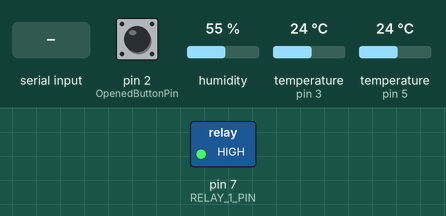
This sketch was run on a simulated Arduino Uno, built with avr-gcc and run on an emulated ATmega328P. Shown: switched loads named in the sketch (green lamp = pin HIGH). Wiring (inferred from the names in the program): DHT11 sensor: data pin 5. Inputs (shaded band) come from the test bench; at power-on: pin 2 (OpenedButtonPin) LOW, humidity 55 %, temperature (sensors on pin 3, pin 5) 24 °C. What the sketch prints to the serial monitor is not drawn.

Above: at 1.2 s.
1.3 s: "(RL1:1)" received over Serial
At 4.0 s:
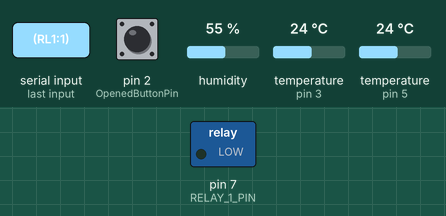
9.0 s: "(RL1:0)" received over Serial
At 12.0 s:
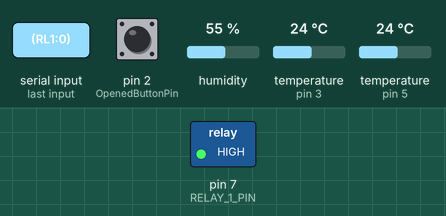
Timing chart, 0 to 13.5 s (numbered marks = the images above; inputs shaded):
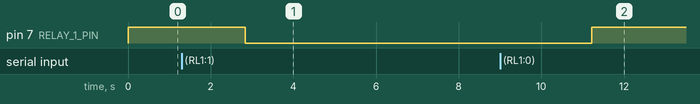

Measured:
- after the input at 1.3 s, pin 7 (RELAY_1_PIN): HIGH → LOW after 1.5 s
- after the input at 9.0 s, pin 7 (RELAY_1_PIN): LOW → HIGH after 2.2 s

The sketch:

objective_dome.ino
```cpp
//////////////////////////////////////////////////////////////////////////////////////////////////////////////////////////////////////////////////////
// Objective Dome
// Device by Oleg Milantiev
// http://astro.milantiev.com
// Firmware by Boris Emchenko
// http://astromania.info
//////////////////////////////////////////////////////////////////////////////////////////////////////////////////////////////////////////////////////
// Changes:
//   ver 0.1a [26 644/29 834] - first version
//////////////////////////////////////////////////////////////////////////////////////////////////////////////////////////////////////////////////////
#include <DHT.h> //for DHT22
#include <OneWire.h>
#include <Stepper.h> //stepper motor

// UNCOMENT TO USE DEBUG MODE (Verbose, but memory consuming)
#define DEBUG_FLAG 1

// UNCOMENT TO USE RELAY HEATING BLOCK
//#define RELAY_BLOCK 1


// UNCOMENT TO USE DEBUG MODE FOR HEATING RELAY (Verbose, but memory consuming)
#define DEBUG_FLAG_HEATING 1

// Delay between updates, in milliseconds
#define waittime_loop 100


//STEPPER------------------------------------------------
int stepsPerRevolution = 200;   // change this to fit the number of steps per revolution
int motorSpeed=100;             // rotation speed in RPM

int currentStepPos = 0;  // number of steps the motor has taken

const int directionOpen = 1;
const int directionClose = -1;
int currentDirection = directionOpen; //-1 or 1 for direction

bool isMoving = false;

// initialize the stepper library on pins 8 through 11:
Stepper myStepper(stepsPerRevolution, 8, 9, 10, 11);
//--------------------------------------------STEPPER block


//Buttons -------------------------------------------------
const int OpenedButtonPin = 2;
const int ClosedButtonPin = 3;
int openedButtonStatus = -1;
int closedButtonStatus = -1;
//--------------------------------------------Buttons block

//DHT22------------------------------------------------
#define DHTPIN 5     // what pin we're connected to
DHT dht(DHTPIN, DHT22);
//--------------------------------------------DHT22 block

//--- One-wire -----------------------------------------------------------------------------
#define ONE_WIRE_BUS 3 // Data wire is plugged into port 3 on the Arduino
//#define ONEWIRE_TEMPERATURE_PRECISION 11 //9 (0.5), 10 (0.25), 11 (0.125), 12 (0.0625)

// Setup a oneWire instance to communicate with any OneWire devices (not just Maxim/Dallas temperature ICs)
OneWire oneWire(ONE_WIRE_BUS);

// arrays to hold device addresses
uint8_t OW_Temp1Addr[8] = { 0x28, 0x0B, 0x0D, 0x35, 0x3, 0x0, 0x0, 0x27 };
uint8_t OW_Temp2Addr[8]   = { 0x28, 0xA7, 0x30, 0x35, 0x03, 0x0, 0x0, 0x6E };
float OW_Temp1 = -100;
float OW_Temp2 = -100;
//-----------------------------------------------------------------------------One-wire

float ambientTemp =-100;

//--- Relay block -----------------------------------------------------------------------------
#define RELAY_1_PIN 7 //DIGITAL PIN FOR CONTROLLING RELAY
#define RELAY_OFF HIGH
#define RELAY_ON LOW
#define TEMP_DELTA_LIMIT_DEFAULT 25
uint8_t TEMP_DELTA_LIMIT = TEMP_DELTA_LIMIT_DEFAULT;
#define WET_THRESHOLD_DEFAULT 1000
uint16_t WET_THRESHOLD = WET_THRESHOLD_DEFAULT;
#define RELAY_RUN_TIME_LIMIT_DEFAULT 180000 //3 min
unsigned long RELAY_RUN_TIME_LIMIT = RELAY_RUN_TIME_LIMIT_DEFAULT;
uint8_t RelState = 0;
uint8_t RelStateRaw = RELAY_OFF;
unsigned long relaystart, relayend;

//dummy vars
uint16_t WET_SensorValue;

//----------------------------------------------------------------------------- Relay block ----


//--- Serial read block -----------------------------------------------------------------------------
String cmdbuf, cmdnamebuf, cmdvalbuf;
char bufch;
bool startflag = false, cmdnameflag = false, cmdvalflag = false;

bool initMoving = false;
bool forceDirection = false;
//----------------------------------------------------------------------------- Serial read block ----

#ifdef DEBUG_FLAG
unsigned long timestart = 0, timeend = 0;
#endif

//////////////////////////////////////////////////////////////////////////////////////////////////////////////////////////////////////
void setup() {
  //////////////////////////////////////////////////////////////////////////////////////////////////////////////////////////////////////
  Serial.begin(9600);
  Serial.println("Objective Dome v0.1");
  Serial.println("[!ver:0.1]");
  Serial.println("[!ved:03092018]");

  //Stepper setup
  myStepper.setSpeed(60);

  //DHT22 part
  dht.begin();

  // OneWire setup

  //Relay setup
  pinMode(RELAY_1_PIN, OUTPUT);
  RelayHeatingOFF();
}

//////////////////////////////////////////////////////////////////////////////////////////////////////////////////////////////////////
void loop()
//////////////////////////////////////////////////////////////////////////////////////////////////////////////////////////////////////
{
#ifdef DEBUG_FLAG
  timestart = millis();
#endif

  /*****************************/
  // Start measurement
  /*****************************/
  Serial.println("=== New cycle ===");
  Serial.println("[!!be:1]");

  /*****************************/
  // Read and process data from serial:
  /*****************************/
  ProcessSerial();


  /*****************************/
  // BUTTONS BLOCK
  /*****************************/
  openedButtonStatus = digitalRead(OpenedButtonPin);
  closedButtonStatus = digitalRead(ClosedButtonPin);

  Serial.print("[!OPN:");
  Serial.print(openedButtonStatus, 1);
  Serial.println("]");
  Serial.print("[!CLS:");
  Serial.print(closedButtonStatus, 1);
  Serial.println("]");
#ifdef DEBUG_FLAG
  if (openedButtonStatus==1 && closedButtonStatus==0)
  {
    Serial.println("Cover is opened");
  }
  else if (openedButtonStatus==0 && closedButtonStatus==1)
  {
    Serial.println("Cover is closed");
  }
  else if (openedButtonStatus==0 && closedButtonStatus==0)
  {
    Serial.println("Cover is moving");
  }
  else
  {
    Serial.println("Cover position error!");
  }
#endif


  /*****************************/
  // STEPPER BLOCK
  /*****************************/
  if (isMoving)
  {
    if (openedButtonStatus==1 || closedButtonStatus==1)
    {
      // Уперлись, останавливаемся
      isMoving = false;
#ifdef DEBUG_FLAG
      Serial.println("Move complete. Stopping");
#endif
    }
    else
    {
      // Сделаем квант движения
      stepperMove();
    }
  }
  else
  {
    if (initMoving)
    {
#ifdef DEBUG_FLAG
      Serial.println("Start moving...");
#endif
      initMoving = false;

      if (! forceDirection)
      {
        // Изменим направление
        reverseDirection();
      }

      // Сделаем квант движения
      stepperMove();
    }
  }

  /*****************************/
  //Print some settings
  /*****************************/
  Serial.print ("[!SPD:");
  Serial.print (motorSpeed);
  Serial.println("]");

  Serial.print ("[!DIR:");
  Serial.print (currentDirection);
  Serial.println("]");

  Serial.print ("[!POS:");
  Serial.print (currentStepPos);
  Serial.println("]");

  /*****************************/
  //DHT22 part
  /*****************************/
  // Reading temperature or humidity takes about 250 milliseconds!
  // Sensor readings may also be up to 2 seconds 'old' (its a very slow sensor)
  /*****************************/
  float DHT22_h = dht.readHumidity();
  float DHT22_t = dht.readTemperature();

  // check if returns are valid, if they are NaN (not a number) then something went wrong!
  if (isnan(DHT22_t) || isnan(DHT22_h)) {
    Serial.println("Failed to read from DHT");
    DHT22_t = -100;
    DHT22_h = -1;
  }
  else
  {
    Serial.print("[!DT1:");
    Serial.print(DHT22_t, 1);
    Serial.println("]");
    Serial.print("[!DH1:");
    Serial.print(DHT22_h, 1);
    Serial.println("]");
#ifdef DEBUG_FLAG
    Serial.print("Humidity: ");
    Serial.print(DHT22_h);
    Serial.println(" %\t");
    Serial.print("Temperature: ");
    Serial.print(DHT22_t);
    Serial.println(" C  ");

    float dp = dewPoint(DHT22_t, DHT22_h);
    float dp2 = dewPointFast(DHT22_t, DHT22_h);
    Serial.print("Dew point: ");
    Serial.print(dp);
    Serial.print(" /fast: ");
    Serial.print(dp2);
    Serial.println(" *C");
#endif
  }
  Serial.println();//line break


  /*****************************/
  // OneWire part
  /*****************************/
  float OW_Temp1 = getOneWireTemp(OW_Temp1Addr);
  float OW_Temp2 = getOneWireTemp(OW_Temp2Addr);

  Serial.print("[!Te1:");
  Serial.print(OW_Temp1, 1);
  Serial.println("]");
  Serial.print("[!Te2:");
  Serial.print(OW_Temp2, 1);
  Serial.println("]");
  Serial.println();

#ifdef DEBUG_FLAG
  Serial.print("Inside t: ");
  Serial.print(OW_Temp1);
  Serial.print("C ");
  Serial.print("Outside t: ");
  Serial.print(OW_Temp2);
  Serial.print("C ");
  Serial.println();
#endif


  /*****************************/
  // Assign ambientTemp to one of temp sensors
  /*****************************/
  ambientTemp = OW_Temp1;


  /*****************************/
  // RELAY BLOCK
  /*****************************/
#ifdef RELAY_BLOCK
  RelStateRaw = digitalRead(RELAY_1_PIN);
  if (RelStateRaw == RELAY_OFF)
  {
    RelState = 0;
  }
  else
  {
    RelState = 1;
  }
#ifdef DEBUG_FLAG
  Serial.print ("Heating relay state: ");
  Serial.print (RelState);
  Serial.println();
#endif

  Serial.print ("[!RL1:");
  Serial.print (RelState);
  Serial.println("]");

  relayend = millis() - relaystart;

#ifdef DEBUG_FLAG_HEATING
  if (RelState == 1)
  {
    Serial.print("Heating temp: ");
    Serial.print(ambientTemp);
    Serial.print(" (limit: ");
    Serial.print(OW_Temp1 + TEMP_DELTA_LIMIT);
    Serial.println(")");

    Serial.print("Heating time: ");
    Serial.print(relayend);
    Serial.print(" (limit: ");
    Serial.print(RELAY_RUN_TIME_LIMIT);
    Serial.println(")");
  }
#endif

  if (RelState == 1 && ambientTemp > (OW_Temp1 + TEMP_DELTA_LIMIT))
  {
    Serial.println("Temp is too high. SWITCHING OFF");
    RelayHeatingOFF();
  }
  else if (RelState == 1 && relayend > RELAY_RUN_TIME_LIMIT)
  {
    Serial.println("Heating time is too long. SWITCHING OFF");
    RelayHeatingOFF();
  }
  else if (RelState == 0 && WET_SensorValue < WET_THRESHOLD)
  {
    Serial.println("Wet. SWITCHING ON heating relay");
    RelayHeatingON();
  }

  Serial.println();

#endif //RELAY BLOCK


  /*****************************/
  //LAST MEASUREMENT FLAG
  /*****************************/
  Serial.println("[!!en:1]");


  //////////////////////////////////////////////////////////////////////////////////////////////////////////////////////////////////

  Serial.print("waiting ");
  Serial.println(waittime_loop);
  Serial.println();//line break

  delay(waittime_loop); // wait some time before printing again

  //////////////////////////////////////////////////////////////////////////////////////////////////////////////////////////////////

#ifdef DEBUG_FLAG
  timeend = millis() - timestart;
  Serial.print("[!!r:");
  Serial.print(timeend);
  Serial.println("]");
#endif
}
////////////////////////////////////////////////////////////////////////////////////////////////
```

DHT22.ino
```cpp
// Example testing sketch for various DHT humidity/temperature sensors
// Written by ladyada, public domain

//#define DHTTYPE DHT11   // DHT 11
//#define DHTTYPE DHT22   // DHT 22  (AM2302)
//#define DHTTYPE DHT21   // DHT 21 (AM2301)

// Connect pin 1 (on the left) of the sensor to +5V
// Connect pin 2 of the sensor to whatever your DHTPIN is
// Connect pin 4 (on the right) of the sensor to GROUND
// Connect a 10K resistor from pin 2 (data) to pin 1 (power) of the sensor

#ifdef DEBUG_FLAG
// dewPoint function NOAA
// reference: http://wahiduddin.net/calc/density_algorithms.htm
double dewPoint(double celsius, double humidity)
{
        double A0= 373.15/(273.15 + celsius);
        double SUM = -7.90298 * (A0-1);
        SUM += 5.02808 * log10(A0);
        SUM += -1.3816e-7 * (pow(10, (11.344*(1-1/A0)))-1) ;
        SUM += 8.1328e-3 * (pow(10,(-3.49149*(A0-1)))-1) ;
        SUM += log10(1013.246);
        double VP = pow(10, SUM-3) * humidity;
        double T = log(VP/0.61078);   // temp var
        return (241.88 * T) / (17.558-T);
}

// delta max = 0.6544 wrt dewPoint()
// 5x faster than dewPoint()
// reference: http://en.wikipedia.org/wiki/Dew_point
double dewPointFast(double celsius, double humidity)
{
        double a = 17.271;
        double b = 237.7;
        double temp = (a * celsius) / (b + celsius) + log(humidity/100);
        double Td = (b * temp) / (a - temp);
        return Td;
}
#endif
```

onewire.ino
```cpp
float getOneWireTemp(uint8_t addr[8])
{
  byte i;
  byte present = 0;
  byte data[12];
  float celsius, fahrenheit;

  // start conversion
  oneWire.reset();
  oneWire.select(addr);
  oneWire.write(0x44,1);
  delay(1000);     // maybe 750ms is enough, maybe not

  // Read Scratchpad
  present = oneWire.reset();
  oneWire.select(addr);
  oneWire.write(0xBE);

  // Read 9 bytes
  for ( i = 0; i < 9; i++) {           // we need 9 bytes
    data[i] = oneWire.read();
    //Serial.print(data[i], HEX);
    //Serial.print(" ");
  }
  //Serial.print(" CRC=");
  //Serial.print(OneWire::crc8(data, 8), HEX);
  //Serial.println();

  // Convert the data to actual temperature
  int16_t raw = ((int16_t)data[1] << 8) | data[0];
  byte cfg = (data[4] & 0x60); //4th byte is configuration byte
  if (cfg == 0x00) {
    raw = raw >> 3;  // 9 bit resolution, 93.75 ms
    celsius = (float)raw * 0.5;
    //Serial.print(" 9b ");
  }else if (cfg == 0x20) {
    raw = raw >> 2; // 10 bit res, 187.5 ms
    celsius = (float)raw * 0.25;
    //Serial.print(" 10b ");
  }else if (cfg == 0x40) {
    raw = raw >> 1; // 11 bit res, 375 ms
    celsius = (float)raw * 0.125;
    //Serial.print(" 11b ");
  }else{
  // default is 12 bit resolution, 750 ms conversion time
    celsius = (float)raw * 0.0625;
    //Serial.print(" 12b ");
  }

  return celsius;

}
```

serialinput.ino
```cpp
void ProcessSerial()
{
  ////////////////////////////////////////////////////////////////////////////////////////////////////////////////
  //READ FROM SERIAL
  ////////////////////////////////////////////////////////////////////////////////////////////////////////////////
  int bufcnt=0; bool exitflag= false;
  while( Serial.available() && bufcnt < 30 && !exitflag)
  {
     bufch = Serial.read();
     //Serial.println(ch);
     bufcnt++;
     if (bufch=='('){
       startflag=true;
       cmdnameflag=true;
       cmdvalflag=false;
       cmdbuf="";
       cmdnamebuf="";
       cmdvalbuf="";
     }else if (bufch==')'){
       cmdbuf += bufch;
       startflag=false;
       cmdnameflag=false;
       cmdvalflag=false;
       exitflag=true;
       Serial.print("Input command: [");
       Serial.print(cmdbuf);
       Serial.println("]");
/*       Serial.print("command name: [");
       Serial.print(cmdnamebuf);
       Serial.println("]");
       Serial.print("command val: [");
       Serial.print(cmdvalbuf);
       Serial.println("]");
*/
     } else if (bufch==':'){
       cmdnameflag=false;
       cmdvalflag=true;
       cmdvalbuf="";
     }
     if (startflag==true){
       cmdbuf += bufch;
     }
     if (cmdnameflag==true && bufch!='('){
       cmdnamebuf += bufch;
     }
     if (cmdvalflag==true && bufch!=':'){
       cmdvalbuf += bufch;
     }
  }

  ////////////////////////////////////////////////////////////////////////////////////////////////////////////////
  //Process commands from serial
  ////////////////////////////////////////////////////////////////////////////////////////////////////////////////
  if (cmdnamebuf=="#SPD")
  {
    //Set speed
    setMoveStepperSpeed (cmdvalbuf.toInt() );
  }
  else if (cmdbuf=="#MOVE")
  {
    //Start moving
    initMoving = true;
    Serial.println("CMD: start auto moving");
  }
  else if (cmdbuf=="#STOP")
  {
    //Stop moving
    initMoving = false;
    isMoving = false;
    Serial.println("CMD: stop moving");
  }


  else if (cmdbuf=="(RL1:1)")
  {
    //Switch relay on
    Serial.println("Switching relay ON...");
    RelayHeatingON();
  }

  if (cmdbuf=="(RL1:0)")
  {
    //Switch relay off
    Serial.println("Switching relay OFF...");
    RelayHeatingOFF();
  }
  else if (cmdbuf=="(RL1:1)")
  {
    //Switch relay on
    Serial.println("Switching relay ON...");
    RelayHeatingON();
  }
  else if (cmdnamebuf=="!TD")
  {
    //Set heating max temp delta
    TEMP_DELTA_LIMIT=cmdvalbuf.toInt();
    Serial.print("Temp delta: ");
    Serial.println(TEMP_DELTA_LIMIT);
  }
  else if (cmdnamebuf=="!WT")
  {
    //Set wet threshold limit
    WET_THRESHOLD=cmdvalbuf.toInt();
    Serial.print("Wet threshold: ");
    //Serial.print(cmdvalbuf);
    //Serial.print(" ");
    Serial.println(WET_THRESHOLD);
  }
  else if (cmdnamebuf=="!RT")
  {
    //Set max heating runtime cycle
    RELAY_RUN_TIME_LIMIT=cmdvalbuf.toInt()*1000;
    Serial.print("Runtime: ");
    Serial.println(RELAY_RUN_TIME_LIMIT);
  }
  else if (cmdnamebuf=="!?S")
  {
    //Print current settings
    printCurSettings();
  }
  else
  {
    //Serial.print("unknown command [");
    //Serial.print(cmdbuf);
    //Serial.println("]");
  }

  ////////////////////////////////////////////////////////////////////////////////////////////////////////////////
  //Empty command buffer
  ////////////////////////////////////////////////////////////////////////////////////////////////////////////////
  cmdbuf="";
  cmdnamebuf="";
  cmdvalbuf="";
}

////////////////////////////////////////////////////////////////////////////////////////////////////////////////
void RelayHeatingON()
{
    digitalWrite(RELAY_1_PIN,RELAY_ON);
    relaystart = millis();
}

////////////////////////////////////////////////////////////////////////////////////////////////////////////////
void RelayHeatingOFF()
{
    digitalWrite(RELAY_1_PIN,RELAY_OFF);
    relaystart = 0;
}

void printCurSettings()
{
    Serial.print("[!?TD:");
    Serial.print(TEMP_DELTA_LIMIT);
    Serial.println("]");
    Serial.print("[!?WT:");
    Serial.print(WET_THRESHOLD);
    Serial.println("]");
    Serial.print("[!?RT:");
    Serial.print(RELAY_RUN_TIME_LIMIT);
    Serial.println("]");

}
```

Source omitted: stepper.ino (1008 bytes)
